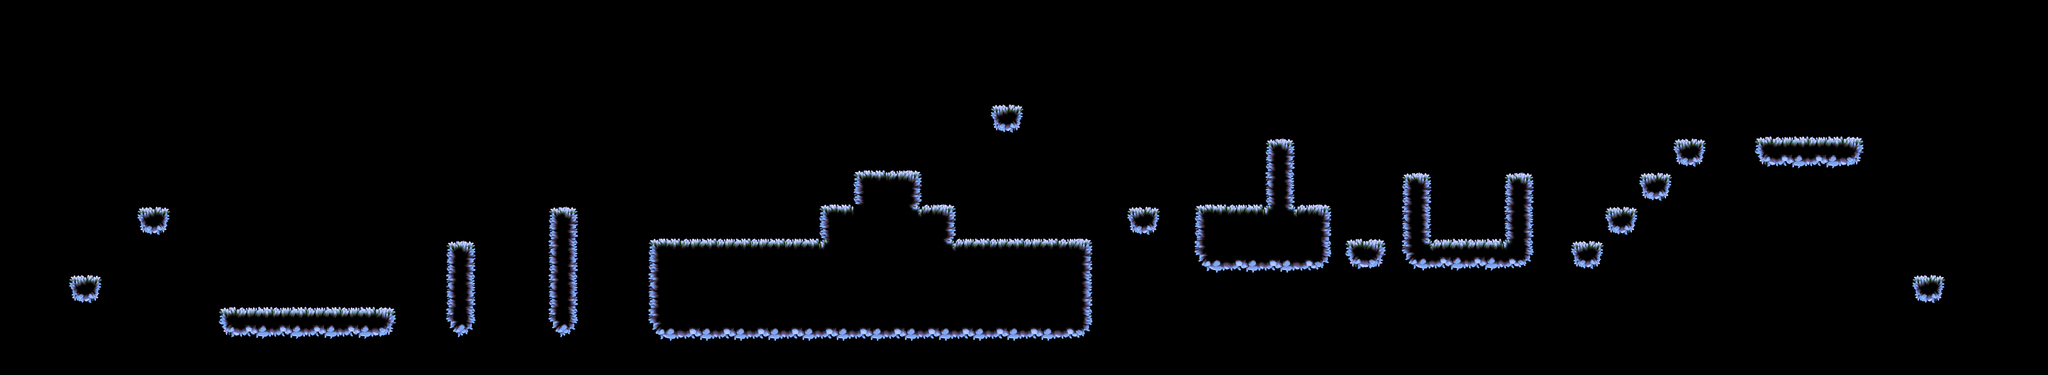

This is a level from a 2D game, rendered from its Tiled map with the project's own tilesets. A one-line summary and the complete map file follow:
An orthogonal 60x11 tile map with 64x64 px tiles, 1 tile layer (Слой тайлов 1).

<map version="1.10" tiledversion="1.10.0" orientation="orthogonal" renderorder="right-down" width="60" height="11" tilewidth="64" tileheight="64" infinite="0" nextlayerid="2" nextobjectid="1">
 <tileset firstgid="1" source="../tilesets/tileset.tsx" />
 <layer id="1" name="Слой тайлов 1" width="60" height="11">
  <data encoding="csv">
0,0,0,0,0,0,0,0,0,0,0,0,0,0,0,0,0,0,0,0,0,0,0,0,0,0,0,0,0,0,0,0,0,0,0,0,0,0,0,0,0,0,0,0,0,0,0,0,0,0,0,0,0,0,0,0,0,0,0,0,
0,0,0,0,0,0,0,0,0,0,0,0,0,0,0,0,0,0,0,0,0,0,0,0,0,0,0,0,0,0,0,0,0,0,0,0,0,0,0,0,0,0,0,0,0,0,0,0,0,0,0,0,0,0,0,0,0,0,0,0,
0,0,0,0,0,0,0,0,0,0,0,0,0,0,0,0,0,0,0,0,0,0,0,0,0,0,0,0,0,0,0,0,0,0,0,0,0,0,0,0,0,0,0,0,0,0,0,0,0,0,0,0,0,0,0,0,0,0,0,0,
0,0,0,0,0,0,0,0,0,0,0,0,0,0,0,0,0,0,0,0,0,0,0,0,0,0,0,0,0,25,0,0,0,0,0,0,0,0,0,0,0,0,0,0,0,0,0,0,0,0,0,0,0,0,0,0,0,0,0,0,
0,0,0,0,0,0,0,0,0,0,0,0,0,0,0,0,0,0,0,0,0,0,0,0,0,0,0,0,0,0,0,0,0,0,0,0,0,4,0,0,0,0,0,0,0,0,0,0,0,25,0,22,23,23,24,0,0,0,0,0,
0,0,0,0,0,0,0,0,0,0,0,0,0,0,0,0,0,0,0,0,0,0,0,0,0,1,3,0,0,0,0,0,0,0,0,0,0,11,0,0,0,4,0,0,4,0,0,0,25,0,0,0,0,0,0,0,0,0,0,0,
0,0,0,0,25,0,0,0,0,0,0,0,0,0,0,0,4,0,0,0,0,0,0,0,1,9,12,3,0,0,0,0,0,25,0,1,2,7,3,0,0,11,0,0,11,0,0,25,0,0,0,0,0,0,0,0,0,0,0,0,
0,0,0,0,0,0,0,0,0,0,0,0,0,4,0,0,11,0,0,1,2,2,2,2,13,9,9,12,2,2,2,3,0,0,0,15,16,16,17,22,24,47,23,23,49,0,25,0,0,0,0,0,0,0,0,0,0,0,0,0,
0,0,25,0,0,0,0,0,0,0,0,0,0,11,0,0,11,0,0,8,9,9,9,9,9,9,9,9,9,9,9,10,0,0,0,0,0,0,0,0,0,0,0,0,0,0,0,0,0,0,0,0,0,0,0,0,25,0,0,0,
0,0,0,0,0,0,22,23,23,23,23,24,0,18,0,0,18,0,0,15,16,16,16,16,16,16,16,16,16,16,16,17,0,0,0,0,0,0,0,0,0,0,0,0,0,0,0,0,0,0,0,0,0,0,0,0,0,0,0,0,
0,0,0,0,0,0,0,0,0,0,0,0,0,0,0,0,0,0,0,0,0,0,0,0,0,0,0,0,0,0,0,0,0,0,0,0,0,0,0,0,0,0,0,0,0,0,0,0,0,0,0,0,0,0,0,0,0,0,0,0
</data>
 </layer>
</map>
